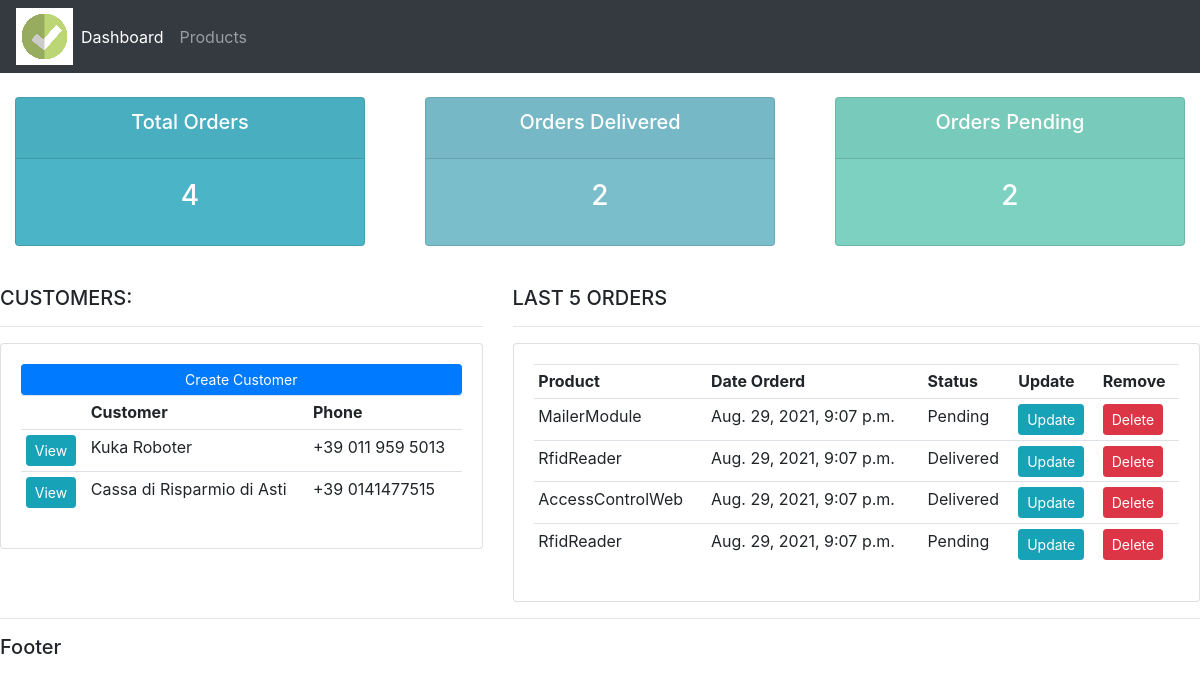
/, run on an earlier commit of the app's database.
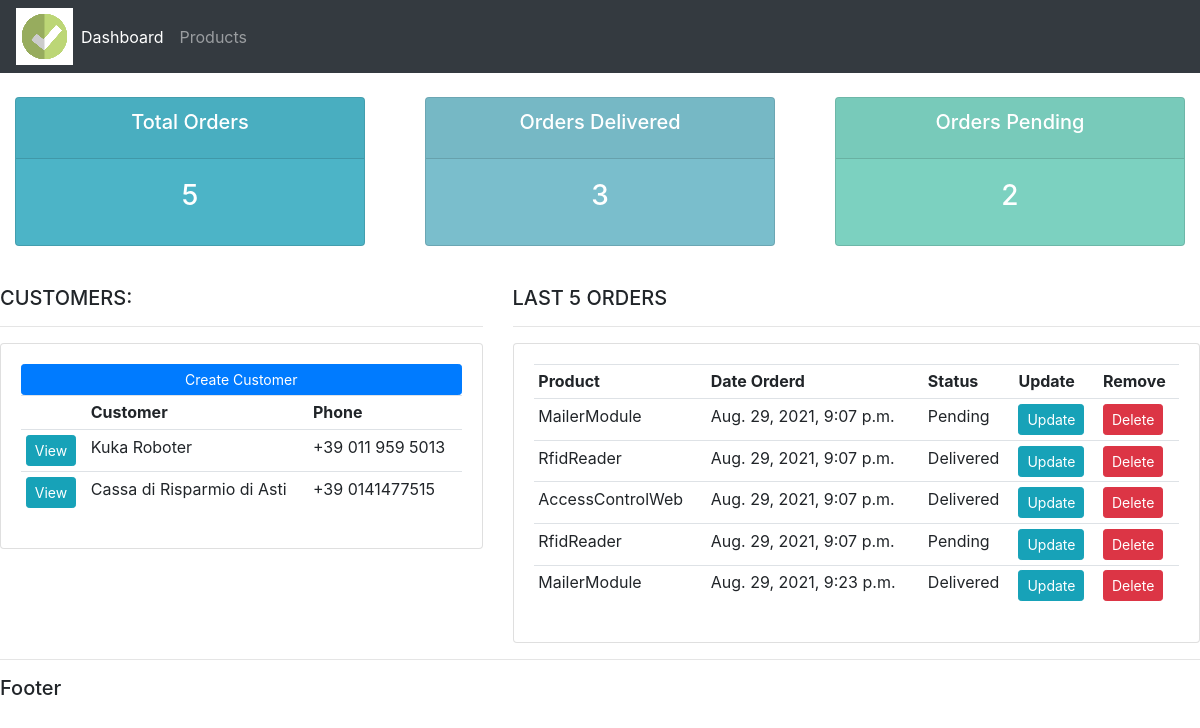
And on a later commit of the database.
### accounts/models.py (models this page shows, shortened)
class Customer(models.Model):
    name = models.CharField(max_length=200, null=True)     # String
    phone = models.CharField(max_length=200, null=True, blank=True)     # String
    address = models.CharField(max_length=200, null=True, blank=True)   # String
    email = models.CharField(max_length=200, null=True)     # String
    date_created = models.DateTimeField(auto_now_add=True)  # Timestamp

class Order(models.Model):
    STATUS = (
        ('Pending','Pending'),
        ('Out for delivery','Out for delivery'),
        ('Delivered','Delivered')
    )
    customer = models.ForeignKey(Customer, null=True, on_delete = models.SET_NULL)
    product = models.ForeignKey(Product, null=True, on_delete=models.SET_NULL)
    date_created = models.DateTimeField(auto_now_add=True)  # Timestamp
    status = models.CharField(max_length=200, null=True, choices=STATUS)     # String with dropdown choices
    notes = models.CharField(max_length=200, null=True, blank=True)

class Product(models.Model):
    CATEGORY = (
        ('Hardware','Hardware'),
        ('Software','Software'),
    )
    name = models.CharField(max_length=200, null=True)     # String
    price = models.FloatField(null=True)                    # Float
    category = models.CharField(max_length=200, null=True, choices=CATEGORY)     # String
    description = models.CharField(max_length=200, null=True, blank=True)     # String, can be blank
    date_created = models.DateTimeField(auto_now_add=True)  # Timestamp
    tag = models.ManyToManyField(Tag)
    def __str__(self):
        return self.name

### accounts/views.py (the view)
# urls.py: path('', views.home, name="home"),
def home(request):
    orders = Order.objects.all()
    customers = Customer.objects.all()
    total_customers = customers.count()
    total_orders = orders.count()
    delivered_orders = orders.filter(status='Delivered').count()
    pending_orders = orders.filter(status='Pending').count()
    context = {
        'orders':orders,
        'customers':customers,
        'total_orders':total_orders,
        'delivered_orders':delivered_orders,
        'pending_orders':pending_orders
    }
    return render(request, 'accounts/dashboard.html', context)

### accounts/templates/accounts/dashboard.html
{% extends 'accounts/main.html' %}
{% block content %}
{% include 'accounts/status.html' %}
<br>
<div class="row">
	<div class="col-md-5">
		<h5>CUSTOMERS:</h5>
		<hr>
		<div class="card card-body">
			<a class="btn btn-primary btn-sm btn-block" href="">Create Customer</a>
			<table class="table table-sm">
				<tr>
					<th></th>
					<th>Customer</th>
					<th>Phone</th>
					{% for customer in customers %}
					<tr>
						<td><a href="{% url 'customer' customer.id %}" class="btn btn-sm btn-info">View</a></td>
						<td>{{ customer.name }}</td>
						<td>{{ customer.phone }}</td>
					</tr>
					{% endfor %}
				</tr>
			</table>
		</div>
	</div>
	<div class="col-md-7">
		<h5>LAST 5 ORDERS</h5>
		<hr>
		<div class="card card-body">
			<table class="table table-sm">
				<tr>
					<th>Product</th>
					<th>Date Orderd</th>
					<th>Status</th>
					<th>Update</th>
					<th>Remove</th>
					{% for order in orders %}
						<tr>
							<td>{{ order.product }}</td>
							<td>{{ order.date_created}}</td>
							<td>{{ order.status}}</td>
							<td><a class="btn btn-sm btn-info" href="{% url 'update_order' order.id %}">Update</a></td>
							<td><a class="btn btn-sm btn-danger" href="{% url 'delete_order' order.id %}">Delete</a></td>
						</tr>
					{% endfor %}
				</tr>
			</table>
		</div>
	</div>
</div>
{% endblock %}

What changed in the data, as far as the page shows it:
added Order: product "MailerModule", date_created "Aug. 29, 2021, 9:23 p.m.", status "Delivered"
Also different on the page:
{{ total_orders }}: "4" → "5"
{{ delivered_orders }}: "2" → "3"
